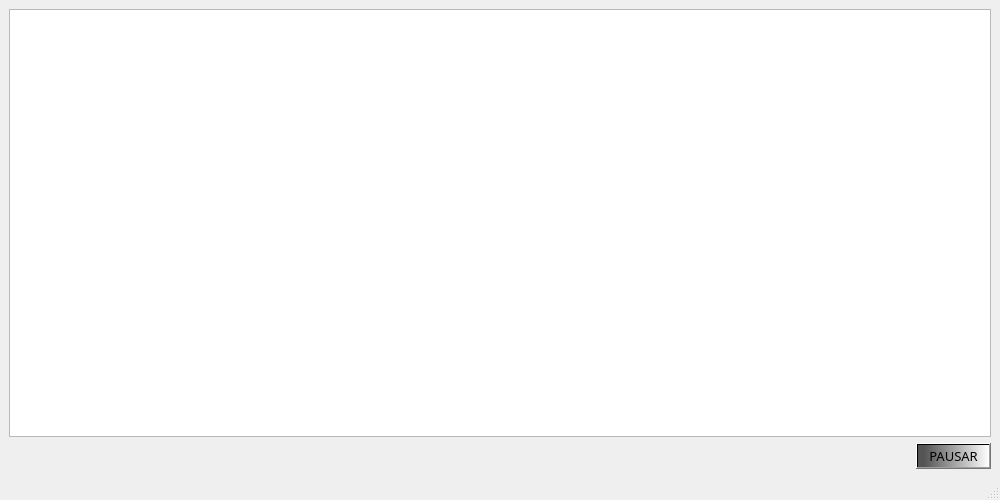
<?xml version="1.0" encoding="UTF-8"?>
<ui version="4.0">
 <class>MainWindow</class>
 <widget class="QMainWindow" name="MainWindow">
  <property name="geometry">
   <rect>
    <x>0</x>
    <y>0</y>
    <width>1000</width>
    <height>500</height>
   </rect>
  </property>
  <property name="windowTitle">
   <string>Burbuja Killer</string>
  </property>
  <widget class="QWidget" name="centralwidget">
   <layout class="QGridLayout" name="gridLayout">
    <item row="0" column="0">
     <widget class="QGraphicsView" name="graphicsView">
      <property name="styleSheet">
       <string notr="true"/>
      </property>
     </widget>
    </item>
    <item row="3" column="0" alignment="Qt::AlignRight">
     <widget class="QPushButton" name="pushButton">
      <property name="font">
       <font>
        <family>MV Boli</family>
        <pointsize>10</pointsize>
       </font>
      </property>
      <property name="styleSheet">
       <string notr="true">background-color: qlineargradient(spread:pad, x1:0.085, y1:0.534091, x2:1, y2:0.529, stop:0 rgba(84, 84, 84, 255), stop:1 rgba(255, 255, 255, 255));
color: rgb(0, 0, 0);</string>
      </property>
      <property name="text">
       <string>PAUSAR</string>
      </property>
     </widget>
    </item>
   </layout>
  </widget>
  <widget class="QStatusBar" name="statusbar"/>
 </widget>
 <resources/>
 <connections/>
</ui>
